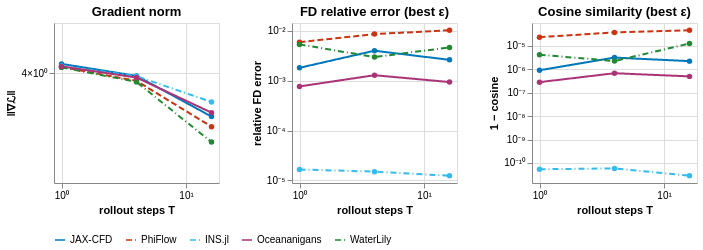

The specification (Vega-Lite) saved for this image:
### Vega-Lite specification from a JSON file in a GitHub repository (floating-point values rounded to 4 significant figures)
{"config": {"view": {"continuousWidth": 300, "continuousHeight": 300}}, "hconcat": [{"layer": [{"layer": [{"mark": {"type": "line", "strokeWidth": 2}, "encoding": {"color": {"field": "solver", "legend": {"columns": 6, "direction": "horizontal", "orient": "bottom", "title": null}, "scale": {"domain": ["JAX-CFD", "PhiFlow", "INS.jl", "Oceananigans", "WaterLily"], "range": ["#0077BB", "#CC3311", "#33BBEE", "#AA3377", "#228833"]}, "sort": ["JAX-CFD", "PhiFlow", "INS.jl", "Oceananigans", "WaterLily"], "type": "nominal"}, "opacity": {"condition": {"param": "param_a00d736934838374", "value": 1.0}, "value": 0.12}, "strokeDash": {"field": "solver", "legend": null, "scale": {"domain": ["JAX-CFD", "PhiFlow", "INS.jl", "Oceananigans", "WaterLily"], "range": [[1, 0], [6, 3], [6, 3, 1, 3], [1, 0], [6, 3, 1, 3]]}, "type": "nominal"}, "tooltip": [{"field": "solver", "type": "nominal"}, {"field": "T", "title": "T", "type": "quantitative"}, {"field": "gn", "format": ".4g", "title": "‖∇ℒ‖", "type": "quantitative"}], "x": {"axis": {"labelExpr": "datum.value == 1.0 ? '10⁰' : datum.value == 10.0 ? '10¹' : datum.value == 100.0 ? '10²' : datum.value == 1000.0 ? '10³' : datum.value == 10000.0 ? '10⁴' : datum.value == 100000.0 ? '10⁵' : ''", "title": "rollout steps T", "values": [1.0, 10.0, 100.0, 1000.0, 10000.0, 100000.0]}, "field": "x", "scale": {"domain": [0.8706, 18.38], "type": "log"}, "type": "quantitative"}, "y": {"axis": {"labelExpr": "datum.value == 4.0 ? '4×10⁰' : ''", "title": "‖∇ℒ‖", "values": [4.0]}, "field": "gn", "scale": {"domain": [3.645, 4.173], "nice": false, "type": "log"}, "type": "quantitative"}}, "name": "view_a4855e3831d03bd7_0"}]}, {"mark": {"type": "point", "filled": true, "shape": "circle", "size": 30}, "encoding": {"color": {"field": "solver", "legend": null, "scale": {"domain": ["JAX-CFD", "PhiFlow", "INS.jl", "Oceananigans", "WaterLily"], "range": ["#0077BB", "#CC3311", "#33BBEE", "#AA3377", "#228833"]}, "sort": ["JAX-CFD", "PhiFlow", "INS.jl", "Oceananigans", "WaterLily"], "type": "nominal"}, "opacity": {"condition": {"param": "param_a00d736934838374", "value": 1.0}, "value": 0.12}, "tooltip": [{"field": "solver", "type": "nominal"}, {"field": "T", "title": "T", "type": "quantitative"}, {"field": "gn", "format": ".4g", "title": "‖∇ℒ‖", "type": "quantitative"}], "x": {"axis": {"labelExpr": "datum.value == 1.0 ? '10⁰' : datum.value == 10.0 ? '10¹' : datum.value == 100.0 ? '10²' : datum.value == 1000.0 ? '10³' : datum.value == 10000.0 ? '10⁴' : datum.value == 100000.0 ? '10⁵' : ''", "title": "rollout steps T", "values": [1.0, 10.0, 100.0, 1000.0, 10000.0, 100000.0]}, "field": "x", "scale": {"domain": [0.8706, 18.38], "type": "log"}, "type": "quantitative"}, "y": {"axis": {"labelExpr": "datum.value == 4.0 ? '4×10⁰' : ''", "title": "‖∇ℒ‖", "values": [4.0]}, "field": "gn", "scale": {"domain": [3.645, 4.173], "nice": false, "type": "log"}, "type": "quantitative"}}}], "height": 160, "title": "Gradient norm", "width": 165}, {"layer": [{"layer": [{"mark": {"type": "line", "strokeWidth": 2}, "encoding": {"color": {"field": "solver", "legend": {"columns": 6, "direction": "horizontal", "orient": "bottom", "title": null}, "scale": {"domain": ["JAX-CFD", "PhiFlow", "INS.jl", "Oceananigans", "WaterLily"], "range": ["#0077BB", "#CC3311", "#33BBEE", "#AA3377", "#228833"]}, "sort": ["JAX-CFD", "PhiFlow", "INS.jl", "Oceananigans", "WaterLily"], "type": "nominal"}, "opacity": {"condition": {"param": "param_a00d736934838374", "value": 1.0}, "value": 0.12}, "strokeDash": {"field": "solver", "legend": null, "scale": {"domain": ["JAX-CFD", "PhiFlow", "INS.jl", "Oceananigans", "WaterLily"], "range": [[1, 0], [6, 3], [6, 3, 1, 3], [1, 0], [6, 3, 1, 3]]}, "type": "nominal"}, "tooltip": [{"field": "solver", "type": "nominal"}, {"field": "T", "title": "T", "type": "quantitative"}, {"field": "err", "format": ".3e", "title": "rel. FD error", "type": "quantitative"}, {"field": "err_eps", "format": ".0e", "title": "best ε", "type": "quantitative"}], "x": {"axis": {"labelExpr": "datum.value == 1.0 ? '10⁰' : datum.value == 10.0 ? '10¹' : datum.value == 100.0 ? '10²' : datum.value == 1000.0 ? '10³' : datum.value == 10000.0 ? '10⁴' : datum.value == 100000.0 ? '10⁵' : ''", "title": "rollout steps T", "values": [1.0, 10.0, 100.0, 1000.0, 10000.0, 100000.0]}, "field": "x", "scale": {"domain": [0.8706, 18.38], "type": "log"}, "type": "quantitative"}, "y": {"axis": {"labelExpr": "datum.value == 1e-06 ? '10⁻⁶' : datum.value == 1e-05 ? '10⁻⁵' : datum.value == 0.0001 ? '10⁻⁴' : datum.value == 0.001 ? '10⁻³' : datum.value == 0.01 ? '10⁻²' : datum.value == 0.1 ? '10⁻¹' : datum.value == 1.0 ? '10⁰' : ''", "title": "relative FD error", "values": [1e-06, 1e-05, 0.0001, 0.001, 0.01, 0.1, 1.0]}, "field": "err", "scale": {"domain": [8.903e-06, 0.01444], "nice": false, "type": "log"}, "type": "quantitative"}}}]}, {"mark": {"type": "point", "filled": true, "shape": "circle", "size": 30}, "encoding": {"color": {"field": "solver", "legend": null, "scale": {"domain": ["JAX-CFD", "PhiFlow", "INS.jl", "Oceananigans", "WaterLily"], "range": ["#0077BB", "#CC3311", "#33BBEE", "#AA3377", "#228833"]}, "sort": ["JAX-CFD", "PhiFlow", "INS.jl", "Oceananigans", "WaterLily"], "type": "nominal"}, "opacity": {"condition": {"param": "param_a00d736934838374", "value": 1.0}, "value": 0.12}, "tooltip": [{"field": "solver", "type": "nominal"}, {"field": "T", "title": "T", "type": "quantitative"}, {"field": "err", "format": ".3e", "title": "rel. FD error", "type": "quantitative"}, {"field": "err_eps", "format": ".0e", "title": "best ε", "type": "quantitative"}], "x": {"axis": {"labelExpr": "datum.value == 1.0 ? '10⁰' : datum.value == 10.0 ? '10¹' : datum.value == 100.0 ? '10²' : datum.value == 1000.0 ? '10³' : datum.value == 10000.0 ? '10⁴' : datum.value == 100000.0 ? '10⁵' : ''", "title": "rollout steps T", "values": [1.0, 10.0, 100.0, 1000.0, 10000.0, 100000.0]}, "field": "x", "scale": {"domain": [0.8706, 18.38], "type": "log"}, "type": "quantitative"}, "y": {"axis": {"labelExpr": "datum.value == 1e-06 ? '10⁻⁶' : datum.value == 1e-05 ? '10⁻⁵' : datum.value == 0.0001 ? '10⁻⁴' : datum.value == 0.001 ? '10⁻³' : datum.value == 0.01 ? '10⁻²' : datum.value == 0.1 ? '10⁻¹' : datum.value == 1.0 ? '10⁰' : ''", "title": "relative FD error", "values": [1e-06, 1e-05, 0.0001, 0.001, 0.01, 0.1, 1.0]}, "field": "err", "scale": {"domain": [8.903e-06, 0.01444], "nice": false, "type": "log"}, "type": "quantitative"}}}], "height": 160, "title": "FD relative error (best ε)", "width": 165}, {"layer": [{"layer": [{"mark": {"type": "line", "strokeWidth": 2}, "encoding": {"color": {"field": "solver", "legend": {"columns": 6, "direction": "horizontal", "orient": "bottom", "title": null}, "scale": {"domain": ["JAX-CFD", "PhiFlow", "INS.jl", "Oceananigans", "WaterLily"], "range": ["#0077BB", "#CC3311", "#33BBEE", "#AA3377", "#228833"]}, "sort": ["JAX-CFD", "PhiFlow", "INS.jl", "Oceananigans", "WaterLily"], "type": "nominal"}, "opacity": {"condition": {"param": "param_a00d736934838374", "value": 1.0}, "value": 0.12}, "strokeDash": {"field": "solver", "legend": null, "scale": {"domain": ["JAX-CFD", "PhiFlow", "INS.jl", "Oceananigans", "WaterLily"], "range": [[1, 0], [6, 3], [6, 3, 1, 3], [1, 0], [6, 3, 1, 3]]}, "type": "nominal"}, "tooltip": [{"field": "solver", "type": "nominal"}, {"field": "T", "title": "T", "type": "quantitative"}, {"field": "cos", "format": ".3e", "title": "1 − cosine", "type": "quantitative"}, {"field": "cos_eps", "format": ".0e", "title": "best ε", "type": "quantitative"}], "x": {"axis": {"labelExpr": "datum.value == 1.0 ? '10⁰' : datum.value == 10.0 ? '10¹' : datum.value == 100.0 ? '10²' : datum.value == 1000.0 ? '10³' : datum.value == 10000.0 ? '10⁴' : datum.value == 100000.0 ? '10⁵' : ''", "title": "rollout steps T", "values": [1.0, 10.0, 100.0, 1000.0, 10000.0, 100000.0]}, "field": "x", "scale": {"domain": [0.8706, 18.38], "type": "log"}, "type": "quantitative"}, "y": {"axis": {"labelExpr": "datum.value == 1e-12 ? '10⁻¹²' : datum.value == 1e-11 ? '10⁻¹¹' : datum.value == 1e-10 ? '10⁻¹⁰' : datum.value == 1e-09 ? '10⁻⁹' : datum.value == 1e-08 ? '10⁻⁸' : datum.value == 1e-07 ? '10⁻⁷' : datum.value == 1e-06 ? '10⁻⁶' : datum.value == 1e-05 ? '10⁻⁵' : datum.value == 0.0001 ? '10⁻⁴' : datum.value == 0.001 ? '10⁻³' : ''", "title": "1 − cosine", "values": [1e-12, 1e-11, 1e-10, 1e-09, 1e-08, 1e-07, 1e-06, 1e-05, 0.0001, 0.001]}, "field": "cos", "scale": {"domain": [1.392e-11, 9.619e-05], "nice": false, "type": "log"}, "type": "quantitative"}}}]}, {"mark": {"type": "point", "filled": true, "shape": "circle", "size": 30}, "encoding": {"color": {"field": "solver", "legend": null, "scale": {"domain": ["JAX-CFD", "PhiFlow", "INS.jl", "Oceananigans", "WaterLily"], "range": ["#0077BB", "#CC3311", "#33BBEE", "#AA3377", "#228833"]}, "sort": ["JAX-CFD", "PhiFlow", "INS.jl", "Oceananigans", "WaterLily"], "type": "nominal"}, "opacity": {"condition": {"param": "param_a00d736934838374", "value": 1.0}, "value": 0.12}, "tooltip": [{"field": "solver", "type": "nominal"}, {"field": "T", "title": "T", "type": "quantitative"}, {"field": "cos", "format": ".3e", "title": "1 − cosine", "type": "quantitative"}, {"field": "cos_eps", "format": ".0e", "title": "best ε", "type": "quantitative"}], "x": {"axis": {"labelExpr": "datum.value == 1.0 ? '10⁰' : datum.value == 10.0 ? '10¹' : datum.value == 100.0 ? '10²' : datum.value == 1000.0 ? '10³' : datum.value == 10000.0 ? '10⁴' : datum.value == 100000.0 ? '10⁵' : ''", "title": "rollout steps T", "values": [1.0, 10.0, 100.0, 1000.0, 10000.0, 100000.0]}, "field": "x", "scale": {"domain": [0.8706, 18.38], "type": "log"}, "type": "quantitative"}, "y": {"axis": {"labelExpr": "datum.value == 1e-12 ? '10⁻¹²' : datum.value == 1e-11 ? '10⁻¹¹' : datum.value == 1e-10 ? '10⁻¹⁰' : datum.value == 1e-09 ? '10⁻⁹' : datum.value == 1e-08 ? '10⁻⁸' : datum.value == 1e-07 ? '10⁻⁷' : datum.value == 1e-06 ? '10⁻⁶' : datum.value == 1e-05 ? '10⁻⁵' : datum.value == 0.0001 ? '10⁻⁴' : datum.value == 0.001 ? '10⁻³' : ''", "title": "1 − cosine", "values": [1e-12, 1e-11, 1e-10, 1e-09, 1e-08, 1e-07, 1e-06, 1e-05, 0.0001, 0.001]}, "field": "cos", "scale": {"domain": [1.392e-11, 9.619e-05], "nice": false, "type": "log"}, "type": "quantitative"}}}], "height": 160, "title": "Cosine similarity (best ε)", "width": 165}], "data": {"name": "data-9bc56f5cee605f5668d982da1b5528a4"}, "params": [{"name": "param_a00d736934838374", "select": {"type": "point", "fields": ["solver"]}, "bind": "legend", "views": ["view_a4855e3831d03bd7_0"]}, {"name": "param_db82be42624d4632", "select": {"type": "interval", "encodings": ["x"]}, "bind": "scales", "views": ["view_a4855e3831d03bd7_0"]}], "resolve": {"scale": {"x": "shared"}}, "spacing": 30, "$schema": "https://vega.github.io/schema/vega-lite/v6.4.1.json", "datasets": {"data-9bc56f5cee605f5668d982da1b5528a4": [{"solver": "PhiFlow", "x": 1, "T": 1, "gn": 4.021, "err": 0.005954, "err_eps": 0.01, "cos": 2.379e-05, "cos_eps": 0.001}, {"solver": "PhiFlow", "x": 4, "T": 4, "gn": 3.974, "err": 0.008654, "err_eps": 0.01, "cos": 3.818e-05, "cos_eps": 0.001}, {"solver": "PhiFlow", "x": 16, "T": 16, "gn": 3.823, "err": 0.01032, "err_eps": 0.01, "cos": 4.701e-05, "cos_eps": 0.001}, {"solver": "JAX-CFD", "x": 1, "T": 1, "gn": 4.031, "err": 0.001822, "err_eps": 0.01, "cos": 9.18e-07, "cos_eps": 0.01}, {"solver": "JAX-CFD", "x": 4, "T": 4, "gn": 3.991, "err": 0.004015, "err_eps": 0.01, "cos": 3.195e-06, "cos_eps": 0.01}, {"solver": "JAX-CFD", "x": 16, "T": 16, "gn": 3.856, "err": 0.002633, "err_eps": 0.01, "cos": 2.254e-06, "cos_eps": 0.01}, {"solver": "INS.jl", "x": 1, "T": 1, "gn": 4.024, "err": 1.664e-05, "err_eps": 1.0, "cos": 5.385e-11, "cos_eps": 1.0}, {"solver": "INS.jl", "x": 4, "T": 4, "gn": 3.99, "err": 1.503e-05, "err_eps": 1.0, "cos": 5.848e-11, "cos_eps": 1.0}, {"solver": "INS.jl", "x": 16, "T": 16, "gn": 3.904, "err": 1.246e-05, "err_eps": 1.0, "cos": 2.847e-11, "cos_eps": 1.0}, {"solver": "WaterLily", "x": 1, "T": 1, "gn": 4.019, "err": 0.005378, "err_eps": 0.01, "cos": 4.221e-06, "cos_eps": 0.01}, {"solver": "WaterLily", "x": 4, "T": 4, "gn": 3.97, "err": 0.00299, "err_eps": 0.01, "cos": 2.278e-06, "cos_eps": 0.01}, {"solver": "WaterLily", "x": 16, "T": 16, "gn": 3.774, "err": 0.004681, "err_eps": 0.01, "cos": 1.275e-05, "cos_eps": 0.01}, {"solver": "Oceananigans", "x": 1, "T": 1, "gn": 4.023, "err": 0.000771, "err_eps": 0.1, "cos": 2.847e-07, "cos_eps": 0.1}, {"solver": "Oceananigans", "x": 4, "T": 4, "gn": 3.985, "err": 0.001295, "err_eps": 0.01, "cos": 6.858e-07, "cos_eps": 0.01}, {"solver": "Oceananigans", "x": 16, "T": 16, "gn": 3.869, "err": 0.0009438, "err_eps": 0.01, "cos": 5.026e-07, "cos_eps": 0.01}]}, "usermeta": {"renderer": "svg"}}
